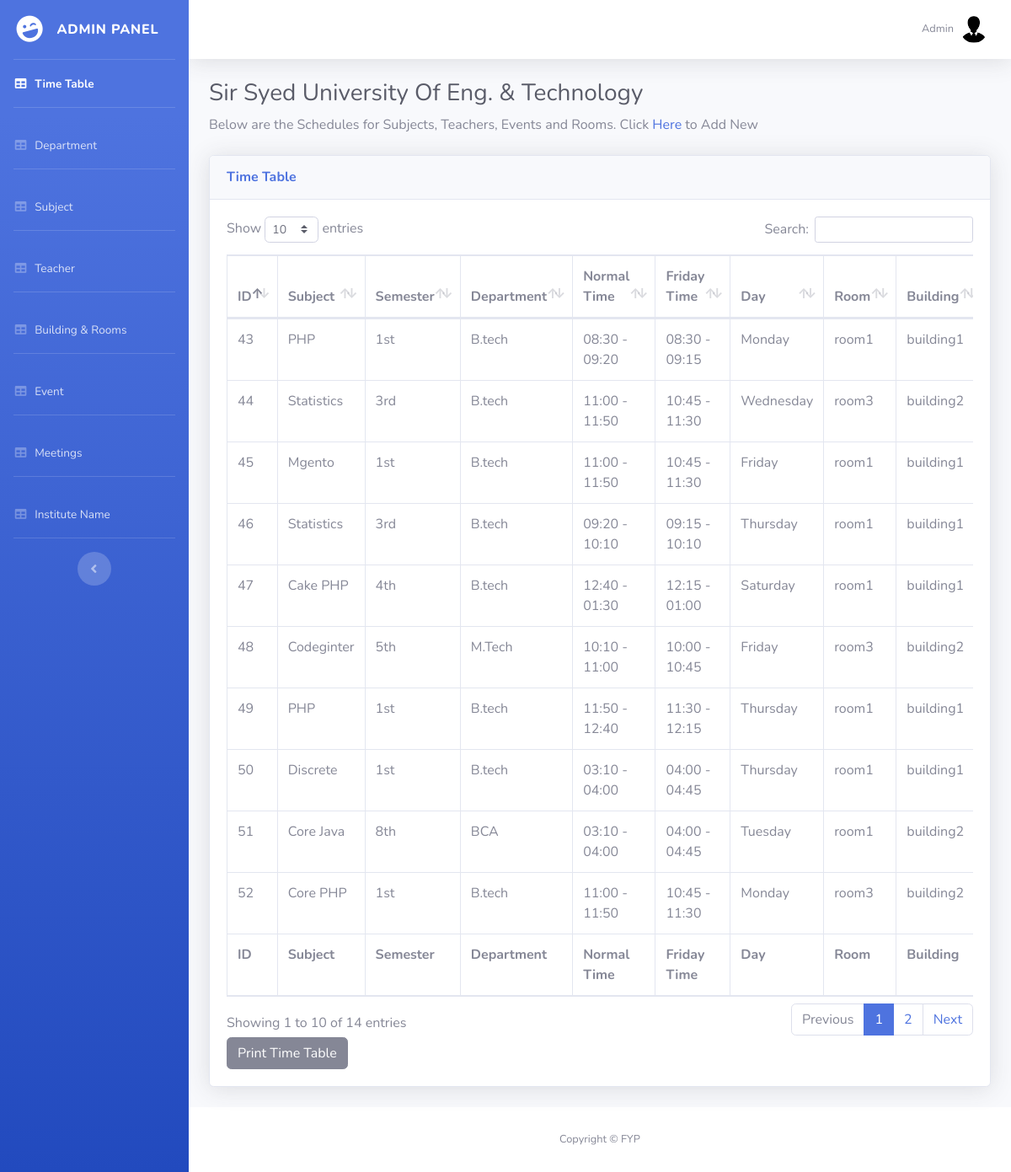
The page /admin/dashboard/index.php (signed in) on the database its author committed.
### tables this page shows
CREATE TABLE `university` (
  `uid` int(11) NOT NULL,
  `uname` varchar(50) NOT NULL
);

CREATE TABLE `timeschedule` (
  `timeschedule_id` int(11) NOT NULL,
  `subject_id` int(9) NOT NULL,
  `time_id` int(9) NOT NULL,
  `date` varchar(40) DEFAULT NULL,
  `day` int(1) NOT NULL,
  `room_id` int(9) NOT NULL,
  `teacher_id` int(11) NOT NULL,
  `sub_id` int(11) DEFAULT NULL
);

CREATE TABLE `subject` (
  `subject_id` int(11) NOT NULL,
  `subject_name` varchar(20) DEFAULT NULL,
  `sem_id` int(11) NOT NULL,
  `department_id` int(11) NOT NULL
);

CREATE TABLE `semester` (
  `sem_id` int(11) NOT NULL,
  `semester_name` varchar(20) DEFAULT NULL,
  `department_id` int(11) DEFAULT NULL
);

CREATE TABLE `department` (
  `department_id` int(11) NOT NULL,
  `department_name` varchar(50) NOT NULL
);

CREATE TABLE `timeslot` (
  `id` int(2) NOT NULL,
  `normal_time` varchar(50) NOT NULL,
  `friday_time` varchar(50) NOT NULL
);

CREATE TABLE `room` (
  `id` int(9) NOT NULL,
  `name` varchar(20) NOT NULL,
  `seats` int(9) NOT NULL,
  `building_id` int(9) NOT NULL
);

CREATE TABLE `building` (
  `id` int(11) NOT NULL,
  `name` varchar(100) NOT NULL
);

### admin/dashboard/index.php (the view, shortened to what this page needs)
<!DOCTYPE html>
<html lang="en">
<head>
  <link href="vendor/fontawesome-free/css/all.min.css" rel="stylesheet" type="text/css">
  <link href="css/sb-admin-2.min.css" rel="stylesheet">
  <link href="vendor/datatables/dataTables.bootstrap4.min.css" rel="stylesheet">
</head>
<body id="page-top">
  <div id="wrapper">
    <ul class="navbar-nav bg-gradient-primary sidebar sidebar-dark accordion" id="accordionSidebar">
      <a class="sidebar-brand d-flex align-items-center justify-content-center" href="index.html">
        <div class="sidebar-brand-icon rotate-n-15">
          <i class="fas fa-laugh-wink"></i>
        </div>
        <div class="sidebar-brand-text mx-3">Admin Panel</div>
      </a>
      <hr class="sidebar-divider my-0">
      <li class="nav-item active">
        <a class="nav-link" href="index.php">
          <i class="fas fa-fw fa-table"></i>
          <span>Time Table</span></a>
      </li>
      <hr class="sidebar-divider d-none d-md-block">
      <li class="nav-item">
        <a class="nav-link" href="department.php">
          <i class="fas fa-fw fa-table"></i>
          <span>Department</span></a>
      </li>
      <hr class="sidebar-divider d-none d-md-block">
      <li class="nav-item">
        <a class="nav-link" href="subject.php">
          <i class="fas fa-fw fa-table"></i>
          <span>Subject</span></a>
      </li>
      <hr class="sidebar-divider d-none d-md-block">
      <li class="nav-item">
        <a class="nav-link" href="teacher.php">
          <i class="fas fa-fw fa-table"></i>
          <span>Teacher</span></a>
      </li>
      <hr class="sidebar-divider d-none d-md-block">
      <li class="nav-item">
        <a class="nav-link" href="br.php">
          <i class="fas fa-fw fa-table"></i>
          <span>Building & Rooms</span></a>
      </li>
      <hr class="sidebar-divider d-none d-md-block">
      <li class="nav-item">
        <a class="nav-link" href="event.php">
          <i class="fas fa-fw fa-table"></i>
          <span>Event</span></a>
      </li>
       <hr class="sidebar-divider d-none d-md-block">
      <li class="nav-item">
        <a class="nav-link" href="meeting.php">
          <i class="fas fa-fw fa-table"></i>
          <span>Meetings</span></a>
      </li>
      <hr class="sidebar-divider d-none d-md-block">
      <li class="nav-item">
        <a class="nav-link" href="Uni.php">
          <i class="fas fa-fw fa-table"></i>
          <span>Institute Name</span></a>
      </li>
      <hr class="sidebar-divider d-none d-md-block">
      <div class="text-center d-none d-md-inline">
        <button class="rounded-circle border-0" id="sidebarToggle"></button>
      </div>
    </ul>
    <div id="content-wrapper" class="d-flex flex-column">
      <div id="content">
        <nav class="navbar navbar-expand navbar-light bg-white topbar mb-4 static-top shadow">
          <ul class="navbar-nav ml-auto">
            <li class="nav-item dropdown no-arrow">
              <a class="nav-link dropdown-toggle" href="#" id="userDropdown" role="button" data-toggle="dropdown" aria-haspopup="true" aria-expanded="false">
                <span class="mr-2 d-none d-lg-inline text-gray-600 small">Admin</span>
                <img class="img-profile rounded-circle" src="img/admin.jpg">
              </a>
            </li>
          </ul>
        </nav>
        <div class="container-fluid" id="print">
   <?php
   $con=mysqli_connect('localhost','root','','timetable');
$query = "Select uname from university order by uid DESC limit 1";
$result = mysqli_query($con,$query);
  while($row = mysqli_fetch_array($result)) {
    ?>
  <h1 class="h3 mb-2 text-gray-800"><?php echo $row['uname']; }?></h1>
          <p class="mb-4">Below are the Schedules for Subjects, Teachers, Events and Rooms. Click <a href="#" data-toggle="modal" data-target="#insertModal">
                  Here
                </a> to Add New
          <div class="card shadow mb-4"  >
            <div class="card-header py-3">
			  <h6 class="m-0 font-weight-bold text-primary">Time Table</h6>
            </div>
            <div class="card-body">
              <div class="table-responsive" >
			  <div>
                <table class="table table-bordered" id="dataTable" width="100%" cellspacing="0">
                  <thead>
                    <tr>
                      <th>ID</th>
                     <th>Subject</th>
                      <th>Semester</th>
                      <th>Department</th>
                      <th>Normal Time</th>
                      <th>Friday Time</th>
					            <th>Day</th>
					            <th>Room</th>
					             <th>Building</th>
                    </tr>
                  </thead>
                  <tfoot>
                    <tr>
                      <th>ID</th>
                      <th>Subject</th>
                      <th>Semester</th>
                      <th>Department</th>
                      <th>Normal Time</th>
                      <th>Friday Time</th>
					           <th>Day</th>
					   	        <th>Room</th>
					            <th>Building</th>
                    </tr>
                  </tfoot>
                  <tbody>
                        <?php
function getData()
{
$con=mysqli_connect('localhost','root','','timetable');
$query = "Select timeschedule.timeschedule_id,subject.subject_name,semester.semester_name,
department.department_name,timeslot.normal_time,timeslot.friday_time, timeschedule.date,timeschedule.day
,room.name as room,building.name as building, teacher.name as tchr from timeschedule INNER join subject
on subject.subject_id=timeschedule.subject_id inner join semester on semester.sem_id=subject.sem_id
inner join teacher on
 teacher.teacher_id=timeschedule.teacher_id inner join
 department on department.department_id=semester.department_id INNER join timeslot on timeslot.id=timeschedule.time_id inner join room
on room.id=timeschedule.room_id INNER join building on room.building_id=building.id ";
$result = mysqli_query($con,$query);
while($row = mysqli_fetch_array($result)){
$tsid = $row["timeschedule_id"];
$d=1;
if($row["day"]==1) {  $d="Monday";} else if($row["day"]==2) {  $d="Tuesday";}  if($row["day"]==3) {  $d="Wednesday";}
	else	if($row["day"]==4) {  $d="Thursday";} else	if($row["day"]==5) {  $d="Friday";}
	else	if($row["day"]==6) {  $d="Saturday";}
	else	if($row["day"]==7) {  $d="Sunday";}
    echo "<tr>
    <td>". $row["timeschedule_id"]. "</td>
	 <td>". $row["subject_name"]. " </td>
	 <td>". $row["semester_name"]. "  </td>
     <td>". $row["department_name"]. "  </td>
	  <td>". $row["normal_time"]. " </td>
	   <td>". $row["friday_time"]. " </td>
		<td>". $d." </td>
		<td>". $row["room"]. " </td>
		<td>". $row["building"]. " </td>
								<td>". $row["tchr"]. " </td>
<form method = 'post' action = 'delete.php'> <td>"."<Button class='btn btn-secondary' type = 'submit' name='clear'  id= 'clear'  value = $tsid>Delete</Button> "."</td> </form>
    </tr>";
}
}
    getData();
?>
                  </tbody>
                </table>
				</div>
          <button class="btn btn-secondary" type="button" id='print_button' data-dismiss="modal" onclick="printDiv('print')">Print Time Table</button>
              </div>
            </div>
          </div>
        </div>
      </div>
      <footer class="sticky-footer bg-white">
        <div class="container my-auto">
          <div class="copyright text-center my-auto">
            <span>Copyright &copy; FYP</span>
          </div>
        </div>
      </footer>
    </div>
  </div>
</body>
</html>

### rows shown on the page
university: uname "Sir Syed University Of Eng. & Technology"
timeschedule: timeschedule_id "51", subject.subject_name "Core Java", semester.semester_name "8th", department.department_name "BCA", timeslot.normal_time "03:10 - 04:00", timeslot.friday_time "04:00 - 04:45", day "Tuesday", room.name "room1", building.name "building2"
timeschedule: timeschedule_id "43", subject.subject_name "PHP", semester.semester_name "1st", department.department_name "B.tech", timeslot.normal_time "08:30 - 09:20", timeslot.friday_time "08:30 - 09:15", day "Monday", room.name "room1", building.name "building1"
timeschedule: timeschedule_id "45", subject.subject_name "Mgento", semester.semester_name "1st", department.department_name "B.tech", timeslot.normal_time "11:00 - 11:50", timeslot.friday_time "10:45 - 11:30", day "Friday", room.name "room1", building.name "building1"
timeschedule: timeschedule_id "46", subject.subject_name "Statistics", semester.semester_name "3rd", department.department_name "B.tech", timeslot.normal_time "09:20 - 10:10", timeslot.friday_time "09:15 - 10:10", day "Thursday", room.name "room1", building.name "building1"
timeschedule: timeschedule_id "47", subject.subject_name "Cake PHP", semester.semester_name "4th", department.department_name "B.tech", timeslot.normal_time "12:40 - 01:30", timeslot.friday_time "12:15 - 01:00", day "Saturday", room.name "room1", building.name "building1"
timeschedule: timeschedule_id "49", subject.subject_name "PHP", semester.semester_name "1st", department.department_name "B.tech", timeslot.normal_time "11:50 - 12:40", timeslot.friday_time "11:30 - 12:15", day "Thursday", room.name "room1", building.name "building1"
timeschedule: timeschedule_id "50", subject.subject_name "Discrete", semester.semester_name "1st", department.department_name "B.tech", timeslot.normal_time "03:10 - 04:00", timeslot.friday_time "04:00 - 04:45", day "Thursday", room.name "room1", building.name "building1"
timeschedule: timeschedule_id "44", subject.subject_name "Statistics", semester.semester_name "3rd", department.department_name "B.tech", timeslot.normal_time "11:00 - 11:50", timeslot.friday_time "10:45 - 11:30", day "Wednesday", room.name "room3", building.name "building2"
timeschedule: timeschedule_id "48", subject.subject_name "Codeginter", semester.semester_name "5th", department.department_name "M.Tech", timeslot.normal_time "10:10 - 11:00", timeslot.friday_time "10:00 - 10:45", day "Friday", room.name "room3", building.name "building2"
timeschedule: timeschedule_id "52", subject.subject_name "Core PHP", semester.semester_name "1st", department.department_name "B.tech", timeslot.normal_time "11:00 - 11:50", timeslot.friday_time "10:45 - 11:30", day "Monday", room.name "room3", building.name "building2"
